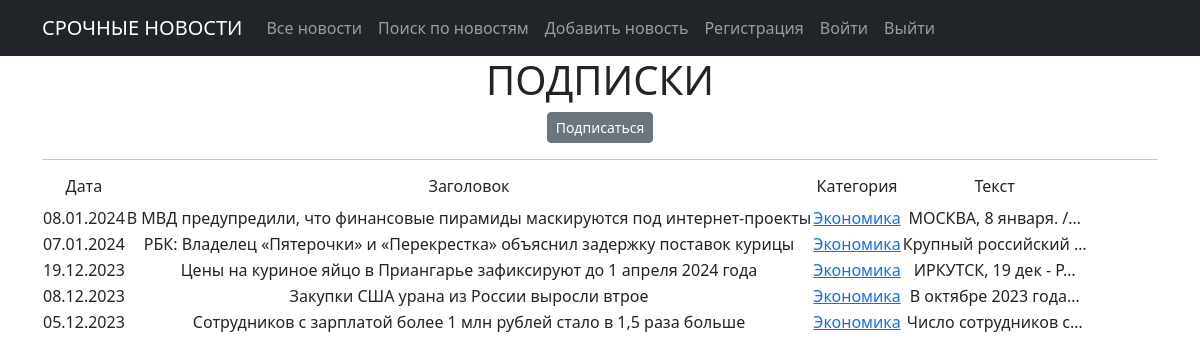
Screenshot of /news/categories/1 with the database file from the repository.
### news/models.py (models this page shows, shortened)
class Post(models.Model):
    author = models.ForeignKey(Author, on_delete=models.CASCADE)
    NEWS = 'NW'
    ARTICLE = 'AR'
    CATEGORY_CHOICES = ((NEWS, 'Новость'), (ARTICLE, 'Статья'),)
    categoryType = models.CharField(max_length=2, choices=CATEGORY_CHOICES, default=ARTICLE)
    dateCreation = models.DateTimeField(auto_now_add=True)
    postCategory = models.ManyToManyField('Category', through='PostCategory')
    title = models.CharField(max_length=128)
    text = models.TextField()
    rating = models.SmallIntegerField(default=0)

class Category(models.Model):
    name = models.CharField(max_length=64, unique=True)
    subscribers = models.ManyToManyField(User, related_name='categories')
    def __str__(self):
        return self.name

### news/views.py (the view)
# urls.py: path('categories/<int:pk>', CategoryListView.as_view(), name='category_list'),
class CategoryListView(ListView):
    model = Post
    template_name = 'category_list.html'
    context_object_name = 'category_news_list'
    def get_queryset(self):
        self.postCategory = get_object_or_404(Category, id=self.kwargs['pk'])
        queryset = Post.objects.filter(postCategory=self.postCategory).order_by('-dateCreation')
        return queryset
    def get_context_data(self, **kwargs):
        context = super().get_context_data(**kwargs)
        context['is_not_subscriber'] = self.request.user not in self.postCategory.subscribers.all()
        context['category'] = self.postCategory
        return context

### news/templatetags/custom_filters.py (called while the page is built)
@register.filter()
def censor(text):
    if type(text) == str:
        text = text.split()
        for i, word in enumerate(text):
            if word in words:
                text[i] = word[0] + '*' * len(word[1:])
        return ' '.join(text)
    else:
        return "Не текст!"

### templates/category_list.html (shortened to what this page needs)
{% extends 'flatpages/default.html' %}
{% load custom_filters %}
{% load custom_tags %}
{% block content %}
    <h1>ПОДПИСКИ</h1>
        {% if is_not_subscriber %}
            <p class="text-center"><a href="{% url 'subscribe' category.id %}" class="btn btn-secondary btn-sm">Подписаться</a></p>
            {% else %}
            <p class="text-center"><a href="{% url 'unsubscribe' category.id %}" class="btn btn-secondary btn-sm">Отписаться</a></p>
        {% endif %}
       <hr>
    {% if category_news_list %}
        <table>
           <tr>
               <td><h6> Дата </h6></td>
               <td><h6> Заголовок </h6></td>
               <td><h6> Категория </h6></td>
               <td><h6> Текст </h6></td>
           </tr>
          {% for n in category_news_list %}
           <tr>
               <td>{{ n.dateCreation|date:'d.m.Y' }}</td>
               <td>{{ n.title|censor }}</td>
               <td>
                   {% for cat in n.postCategory.all %}
                       <a href="{% url 'category_list' cat.id %}">{{ cat }}</a>
                   {% endfor %}
               </td>
               <td>{{ n.text|truncatechars:20|censor }}</td>
           </tr>
           {% endfor %}
        </table>
   {% else %}
       <h2>Новостей нет!</h2>
   {% endif %}
{% endblock content %}

### rows the page displays
Post: dateCreation "08.01.2024", title|censor "В МВД предупредили, что финансовые пирамиды маскируются под интернет-проекты", text|censor "МОСКВА, 8 января. /…"
Category: name "Экономика"
Post: dateCreation "07.01.2024", title|censor "РБК: Владелец «Пятерочки» и «Перекрестка» объяснил задержку поставок курицы", text|censor "Крупный российский …"
Post: dateCreation "19.12.2023", title|censor "Цены на куриное яйцо в Приангарье зафиксируют до 1 апреля 2024 года", text|censor "ИРКУТСК, 19 дек - Р…"
Post: dateCreation "08.12.2023", title|censor "Закупки США урана из России выросли втрое", text|censor "В октябре 2023 года…"
Post: dateCreation "05.12.2023", title|censor "Сотрудников с зарплатой более 1 млн рублей стало в 1,5 раза больше", text|censor "Число сотрудников с…"
